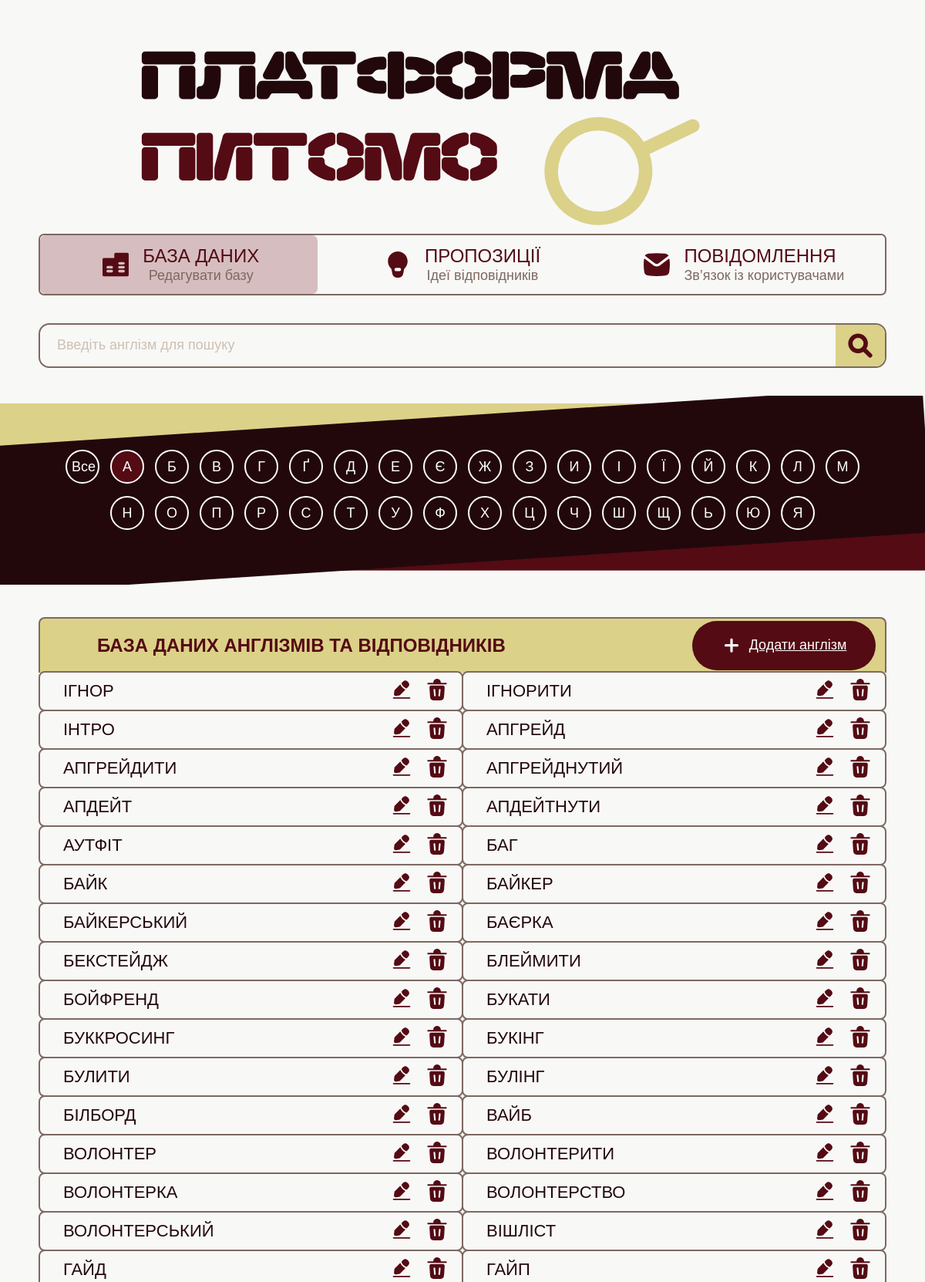
The app's page /admin_database.html (signed in, upper part) with its own data.
### tables this page shows
CREATE TABLE "Англізм" (
"ID" INTEGER,
  "Англізм" TEXT,
  "Частина мови" TEXT,
  "Оригінальне написання англізма" TEXT,
  "Тлумачення" TEXT,
  "Зауваження" TEXT
);

### app.py (the view)
@app.route("/admin_database.html")
def admin_database():
    if not session.get("admin_logged_in"):
        return redirect(url_for("admin_login"))
    anglicisms = get_all_anglicisms()
    return render_template(
        "admin_database.html",
        anglicisms=anglicisms
    )

### app.py (called while the page is built)
def get_all_anglicisms():
    conn = sqlite3.connect(DB_PATH)
    cursor = conn.cursor()
    query = """
    SELECT
        a.ID,
        a.Англізм,
        a."Частина мови",
        v.Відповідник
    FROM Англізм a
    LEFT JOIN Відповідник v
        ON a.ID = v."ID англізма"
    WHERE v.ID = (
        SELECT MIN(v2.ID)
        FROM Відповідник v2
        WHERE v2."ID англізма" = a.ID
    )
    ORDER BY a.Англізм COLLATE NOCASE
    """
    cursor.execute(query)
    rows = cursor.fetchall()
    conn.close()
    anglicisms = []
    for row in rows:
        anglicisms.append({
            "id": row[0],
            "anglicism": row[1],
            "part_of_speech": row[2],
            "replacement": row[3]
        })
    return anglicisms

### templates/admin_database.html (shortened to what this page needs)
<!DOCTYPE html>
<html lang="uk">
<head>
  <link rel="stylesheet"
        href="{{ url_for('static', filename='css/admin_database.css') }}">
</head>
<body>
<header class="admin-header">
  <img class="logo"
       src="{{ url_for('static', filename='images/Лого.svg') }}"
       alt="Платформа Питомо" />
  <nav class="admin-nav">
    <a href="admin_database.html"
       class="admin-nav-item active">
      <img src="{{ url_for('static', filename='images/іконка_база_даних.svg') }}"
           alt="" />
      <div>
        <span>База даних</span>
        <small>Редагувати базу</small>
      </div>
    </a>
    <a href="admin_suggestions.html"
       class="admin-nav-item">
      <img src="{{ url_for('static', filename='images/іконка_лампочка.svg') }}"
           alt="" />
      <div>
        <span>Пропозиції</span>
        <small>Ідеї відповідників</small>
      </div>
    </a>
    <a href="admin_messages.html"
       class="admin-nav-item">
      <img src="{{ url_for('static', filename='images/іконка_повідомлення.svg') }}"
           alt="" />
      <div>
        <span>Повідомлення</span>
        <small>Зв’язок із користувачами</small>
      </div>
    </a>
  </nav>
</header>
<main>
  <section class="admin-search-section">
    <form class="admin-search-form">
      <input type="text"
             placeholder="Введіть англізм для пошуку" />
      <button type="submit"
              aria-label="Пошук">
        <img src="{{ url_for('static', filename='images/іконка_пошук.svg') }}"
             alt="" />
      </button>
    </form>
  </section>
  <section class="alphabet-section">
    <img class="alphabet-bg"
         src="{{ url_for('static', filename='images/alphabet_background.svg') }}"
         alt="" />
    <div class="alphabet-buttons">
      <div class="alphabet-row">
        <button class="letter-button"
                type="button"
                data-letter="ALL">
          Все
        </button>
        <button class="letter-button letter-active"
                type="button"
                data-letter="А">
          А
        </button>
        <button class="letter-button" type="button" data-letter="Б">Б</button>
        <button class="letter-button" type="button" data-letter="В">В</button>
        <button class="letter-button" type="button" data-letter="Г">Г</button>
        <button class="letter-button" type="button" data-letter="Ґ">Ґ</button>
        <button class="letter-button" type="button" data-letter="Д">Д</button>
        <button class="letter-button" type="button" data-letter="Е">Е</button>
        <button class="letter-button" type="button" data-letter="Є">Є</button>
        <button class="letter-button" type="button" data-letter="Ж">Ж</button>
        <button class="letter-button" type="button" data-letter="З">З</button>
        <button class="letter-button" type="button" data-letter="И">И</button>
        <button class="letter-button" type="button" data-letter="І">І</button>
        <button class="letter-button" type="button" data-letter="Ї">Ї</button>
        <button class="letter-button" type="button" data-letter="Й">Й</button>
        <button class="letter-button" type="button" data-letter="К">К</button>
        <button class="letter-button" type="button" data-letter="Л">Л</button>
        <button class="letter-button" type="button" data-letter="М">М</button>
      </div>
      <div class="alphabet-row">
        <button class="letter-button" type="button" data-letter="Н">Н</button>
        <button class="letter-button" type="button" data-letter="О">О</button>
        <button class="letter-button" type="button" data-letter="П">П</button>
        <button class="letter-button" type="button" data-letter="Р">Р</button>
        <button class="letter-button" type="button" data-letter="С">С</button>
        <button class="letter-button" type="button" data-letter="Т">Т</button>
        <button class="letter-button" type="button" data-letter="У">У</button>
        <button class="letter-button" type="button" data-letter="Ф">Ф</button>
        <button class="letter-button" type="button" data-letter="Х">Х</button>
        <button class="letter-button" type="button" data-letter="Ц">Ц</button>
        <button class="letter-button" type="button" data-letter="Ч">Ч</button>
        <button class="letter-button" type="button" data-letter="Ш">Ш</button>
        <button class="letter-button" type="button" data-letter="Щ">Щ</button>
        <button class="letter-button" type="button" data-letter="Ь">Ь</button>
        <button class="letter-button" type="button" data-letter="Ю">Ю</button>
        <button class="letter-button" type="button" data-letter="Я">Я</button>
      </div>
    </div>
  </section>
  <section class="database-section">
    <div class="database-header">
      <h1>База даних англізмів та відповідників</h1>
      <a href="admin_add_anglicism.html"
         class="add-button">
        <img src="{{ url_for('static', filename='images/іконка_плюсик.svg') }}"
             alt="" />
        Додати англізм
      </a>
    </div>
    <div class="database-grid">
  {% for item in anglicisms %}
  <div class="word-row"
       data-letter="{{ item.anglicism[0]|upper }}">
    <span>{{ item.anglicism }}</span>
    <div class="actions">
      <a href="admin_edit_anglicism.html"
         class="icon-button">
        <img src="{{ url_for('static', filename='images/іконка_редагувати.svg') }}"
             alt="Редагувати" />
      </a>
      <button class="icon-button delete-item-button"
              type="button"
              data-id="{{ item.id }}"
              data-confirm="Ви впевнені, що хочете видалити англізм з бази даних?">
        <img src="{{ url_for('static', filename='images/іконка_смітник.svg') }}"
             alt="Видалити" />
      </button>
    </div>
  </div>
  {% endfor %}
</div>
  </section>
</main>
</body>
</html>

### static/css/admin_database.css (style rules this page uses)
:root { --bg: #f8f8f7; --beige: #ccc0b2; --brown: #7d6960; --dark: #22080b; --yellow: #dbd189; --wine: #540b14; --active: #d6bdc0; }
* { box-sizing: border-box; }
body { margin: 0; background: var(--bg); color: var(--dark); font-family: "Noto Sans Hebrew New", Arial, sans-serif; }
.admin-header { width: 1100px; margin: 35px auto 0; }
.logo { display: block; width: 835px; max-width: 100%; margin: 0 auto; }
.admin-nav { width: 1100px; height: 80px; display: grid; grid-template-columns: repeat(3, 1fr); border: 2px solid var(--brown); border-radius: 7px; overflow: hidden; background: var(--bg); position: relative; }
.admin-nav::before { content: ""; position: absolute; top: 0; left: 0; height: 100%; background: var(--active); border-radius: 7px; transition: all 0.35s ease; z-index: 0; width: 360px; transform: translateX(0); }
.admin-nav-item { display: flex; align-items: center; justify-content: center; gap: 18px; text-decoration: none; color: var(--dark); position: relative; z-index: 1; }
.admin-nav-item.active, .admin-nav-item:hover { background: transparent; }
.admin-nav-item img { width: 34px; height: 34px; }
.admin-nav-item span { font-family: "Nastup Soft", Impact, sans-serif; font-size: 24px; line-height: 1; text-transform: uppercase; color: var(--wine); }
.admin-nav-item small { display: block; margin-top: 4px; font-size: 18px; line-height: 1; color: var(--brown); text-align: center; }
.admin-search-section { width: 1100px; margin: 36px auto 0; }
.admin-search-form { width: 100%; height: 58px; display: grid; grid-template-columns: 1fr 64px; border: 2px solid var(--brown); border-radius: 14px; overflow: hidden; background: var(--bg); }
.admin-search-form input { border: none; outline: none; background: transparent; padding: 0 22px; font-size: 18px; color: var(--dark); }
.admin-search-form input::placeholder { color: var(--beige); }
.admin-search-form button { border: none; background: var(--yellow); display: flex; align-items: center; justify-content: center; cursor: pointer; }
.admin-search-form button img { width: 34px; height: 34px; }
.alphabet-section { height: 245px; margin-top: 36px; position: relative; overflow: hidden; display: flex; align-items: center; justify-content: center; }
.alphabet-bg { position: absolute; inset: 0; width: 100%; height: 100%; object-fit: cover; }
.alphabet-buttons { display: flex; flex-direction: column; align-items: center; gap: 16px; position: relative; z-index: 1; }
.alphabet-row { display: flex; justify-content: center; gap: 14px; }
.alphabet-buttons button { width: 44px; height: 44px; border: 2px solid white; border-radius: 999px; background: transparent; color: white; font-size: 18px; cursor: pointer; transition: background-color 0.25s ease, color 0.25s ease, border-color 0.25s ease; }
.alphabet-buttons .letter-active { background: #540B14; border-color: white; color: white; }
.database-section { width: 1100px; margin: 42px auto 70px; }
.database-header { height: 72px; background: var(--yellow); border: 2px solid var(--brown); border-bottom: none; border-radius: 8px 8px 0 0; display: grid; grid-template-columns: 1fr 250px; align-items: center; padding-left: 74px; }
.database-header h1 { margin: 0; font-family: "Nastup Soft", Impact, sans-serif; font-size: 24px; text-transform: uppercase; color: var(--wine); }
.add-button { height: 64px; margin-right: 12px; border: none; border-radius: 32px; background: var(--wine); color: white; font-size: 18px; cursor: pointer; display: flex; align-items: center; justify-content: center; gap: 10px; transition: background-color 0.25s ease, color 0.25s ease; }
.add-button img { width: 26px; height: 26px; }
.database-grid { display: grid; grid-template-columns: 1fr 1fr; gap: 0; }
.word-row { height: 52px; border: 2px solid var(--brown); border-radius: 8px; display: grid; grid-template-columns: 1fr 110px; align-items: center; padding-left: 30px; margin-top: -2px; background: var(--bg); }
.word-row:nth-child(odd) { margin-right: -1px; }
.word-row:nth-child(even) { margin-left: -1px; }
.word-row span { font-family: "Nastup Soft", Impact, sans-serif; font-size: 22px; text-transform: uppercase; color: var(--dark); }
.actions { display: flex; gap: 18px; justify-content: center; }
.actions button { border: none; background: transparent; cursor: pointer; padding: 0; }
.actions img { width: 28px; height: 28px; }
.actions button img { width: 28px; height: 28px; transition: filter 0.25s ease; }

### records on screen
Англізм: anglicism "ІГНОР"
Англізм: anglicism "ІГНОРИТИ"
Англізм: anglicism "ІНТРО"
Англізм: anglicism "АПГРЕЙД"
Англізм: anglicism "АПГРЕЙДИТИ"
Англізм: anglicism "АПГРЕЙДНУТИЙ"
Англізм: anglicism "АПДЕЙТ"
Англізм: anglicism "АПДЕЙТНУТИ"
Англізм: anglicism "АУТФІТ"
Англізм: anglicism "БАГ"
Англізм: anglicism "БАЙК"
Англізм: anglicism "БАЙКЕР"
Англізм: anglicism "БАЙКЕРСЬКИЙ"
Англізм: anglicism "БАЄРКА"
Англізм: anglicism "БЕКСТЕЙДЖ"
Англізм: anglicism "БЛЕЙМИТИ"
Англізм: anglicism "БОЙФРЕНД"
Англізм: anglicism "БУКАТИ"
Англізм: anglicism "БУККРОСИНГ"
Англізм: anglicism "БУКІНГ"
Англізм: anglicism "БУЛИТИ"
Англізм: anglicism "БУЛІНГ"
Англізм: anglicism "БІЛБОРД"
Англізм: anglicism "ВАЙБ"
Англізм: anglicism "ВОЛОНТЕР"
Англізм: anglicism "ВОЛОНТЕРИТИ"
Англізм: anglicism "ВОЛОНТЕРКА"
Англізм: anglicism "ВОЛОНТЕРСТВО"
Англізм: anglicism "ВОЛОНТЕРСЬКИЙ"
Англізм: anglicism "ВІШЛІСТ"
Англізм: anglicism "ГАЙД"
Англізм: anglicism "ГАЙП"
